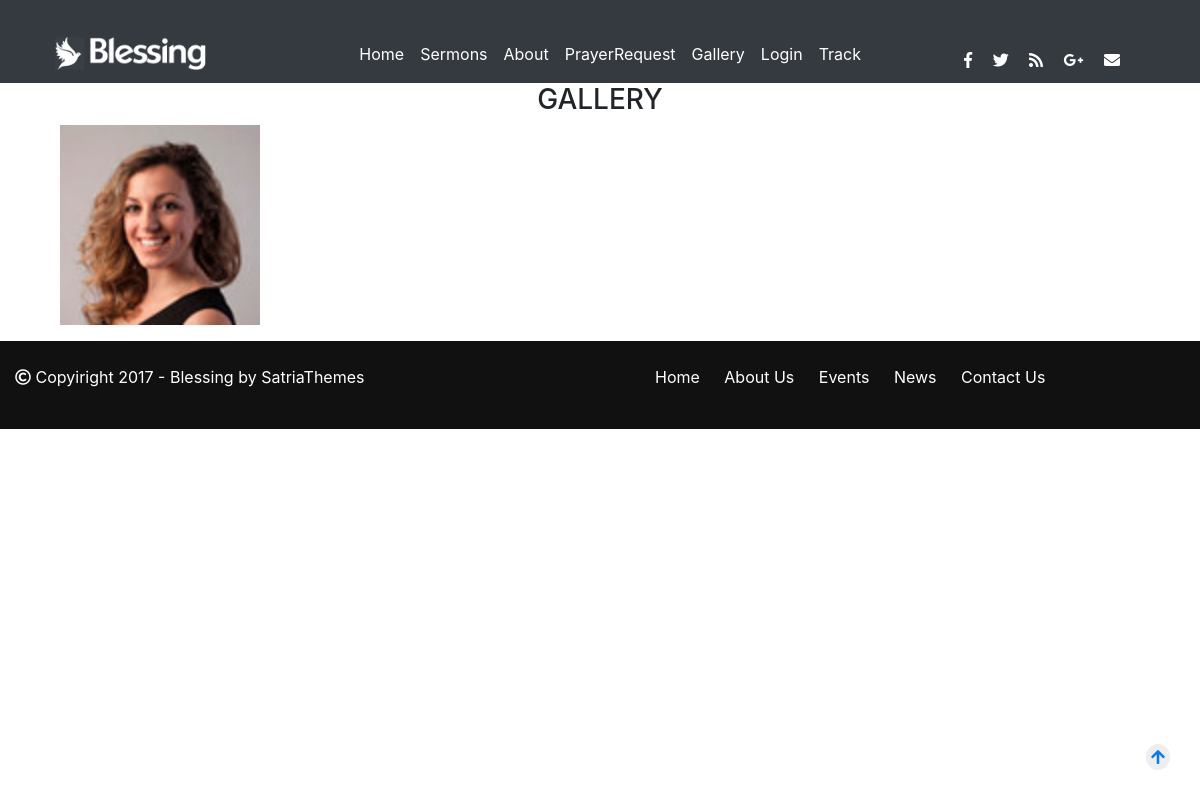
The page /index.php?pg=gallery on the database as committed earlier.
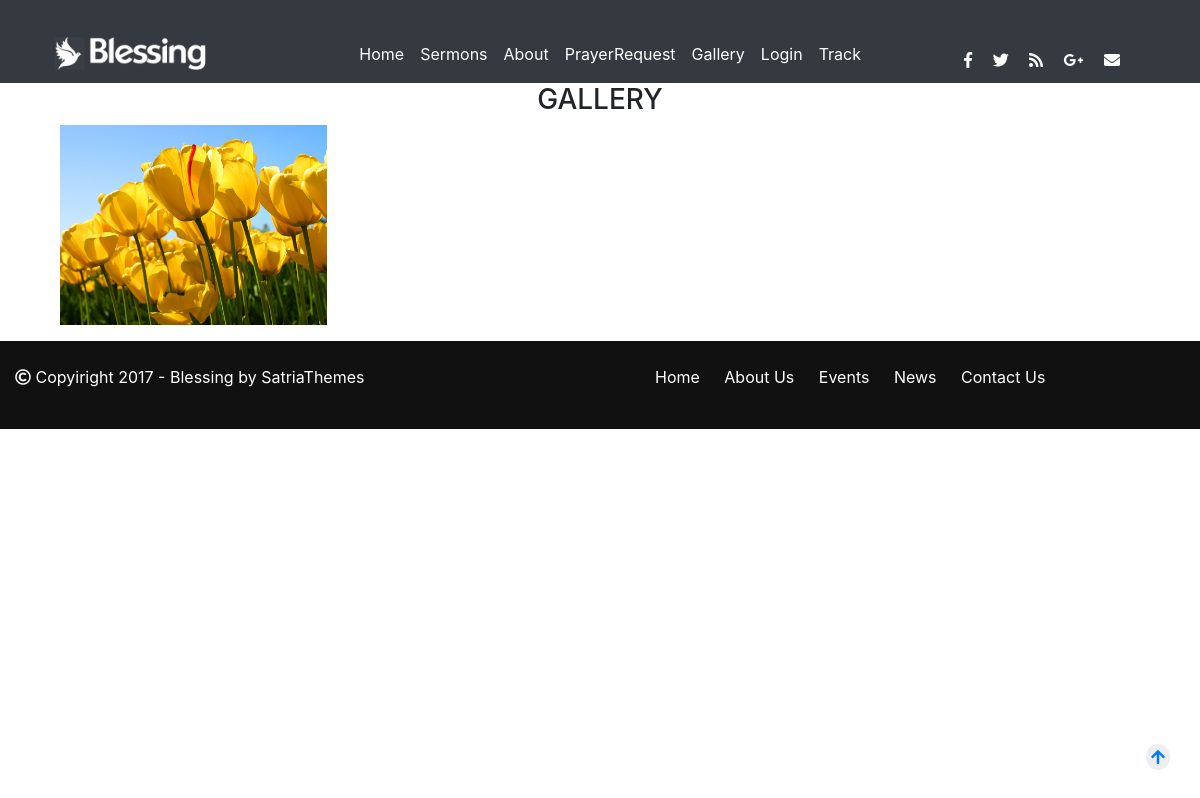
The same page on the database as committed later.
### tables this page shows
CREATE TABLE `gallery` (
  `id` int(11) NOT NULL,
  `name` varchar(50) NOT NULL,
  `image` varchar(50) NOT NULL
);

### include/functions.php (called while the page is built, shortened)
<?php
	function selectdata($col,$tbname)
	{
		$selectqry="select $col from $tbname ";
		$result=mysqli_query($GLOBALS['con'],$selectqry) or die(mysqli_error($GLOBALS['con']));
	return $result;
	}
?>

### pages/gallery.php (the view, shortened to what this page needs)
<div class="container">
<div class="row ">
<div class="col-md-12 text-center">
<h3>GALLERY</h3>
</div>
</div>
<div class="row gallery_images">
<?php
$result=selectdata("*","gallery");
while($row=mysqli_fetch_assoc($result))
{
?>
	<div class="col-md-3 mb-3">
	<img src="assets/img/gallery/<?php echo $row['image']; ?>" alt="image">
	</div>
<?php
}
?>
</div>
</div>

### index.php (shortened to what this page needs)
<?php
include 'include/functions.php';
?>
<html>
<head>
<link rel="stylesheet" href="https://stackpath.bootstrapcdn.com/bootstrap/4.2.1/css/bootstrap.min.css">
<link rel="stylesheet" href="https://use.fontawesome.com/releases/v5.6.3/css/all.css">
<link href="assets/css/custom/style.css" rel="stylesheet">
<link href="assets/css/custom/owl.carousel.min.css" rel="stylesheet">
</head>
	<body>
	<?php
	include 'include/header.php';
	if(isset($_GET['pg']))
	{
	switch($_GET['pg']){
		case 'gallery':
		include 'pages/gallery.php';
		break;
	}
}
	else
	{
		include 'pages/home.php';
	}
		include 'include/footer.php';
	?>
	</body>
</html>

### include/header.php (shortened to what this page needs)
<div class="row bg-dark" id="firstRow">
	<div class="col-md-9 col-xs-12">
	<nav class="navbar navbar-expand-md navbar-dark " >
	<a class="navbar-brand" href="#"> <img src="assets/img/logo.png" class="ml-4 mt-4 img-fluid position1"> </a>
	<div class="collapse navbar-collapse" id="collapsibleNavbar">
    <ul class="navbar-nav nav_marginleft_list mt-4" id="navcolor">
      <li class="nav-item">
        <a class="nav-link" href="index.php?pg=home">Home</a>
      </li>
      <li class="nav-item">
        <a class="nav-link scrollLink" href="#sermons">Sermons</a>
      </li>
      <li class="nav-item">
        <a class="nav-link scrollLink"  href="#about">About</a>
      </li>
      <li class="nav-item">
        <a class="nav-link" href="index.php?pg=prayer">PrayerRequest</a>
      </li>
      <li class="nav-item">
        <a class="nav-link" href="index.php?pg=gallery">Gallery</a>
      </li>
	<li class="nav-item">
        <a class="nav-link" href="index.php?pg=login">Login</a>
      </li>
	<li class="nav-item">
        <a class="nav-link" href="index.php?pg=track">Track</a>
      </li>
    </ul>
  </div>
</nav>
</div>
	<div class="col-md-3 float-right text-center d-none d-md-block mt-5">
<a href="#"><i class="fab fa-facebook-f text-color1 mr-3"></i></a>
<a href="#"><i class="fab fa-twitter text-color1 mr-3"></i></a>
<a href="#"><i class="fas fa-rss text-color1 mr-3"></i></a>
<a href="#"><i class="fab fa-google-plus-g text-color1 mr-3"></i></a>
<a href="#"><i class="fas fa-envelope text-color1 mr-3"></i></a>
    </div>
 </div>

### include/footer.php
<div class="row bgcolor6" >
<div class="col-md-6 content mt-4 mb-4">
<p><i class="far fa-copyright"></i> Copyiright 2017 - Blessing by SatriaThemes</p>
</div>
<div class="col-md-6 mt-4 mb-4">
<ul id="bottom-nav">
<a href="#"><li>Home</li></a>
<a href="#"><li>About Us</li></a>
<a href="#"><li>Events</li></a>
<a href="#"><li>News</li></a>
<a href="#"><li>Contact Us</li></a>
</ul>
</div>
</div>
<div id="backTop">
<a href="#firstRow" class="scrollLink"><i class="fas fa-arrow-up "></i></a>
</div>

### assets/css/custom/style.css (style rules this page uses)
.text-color1 { color:#fff; }
.row { margin-left:0; margin-right:0; }
body { margin: 0; }
.bgcolor6 { background-color:#111111; }
.content { color:#fff; }
#bottom-nav { list-style-type:none; text-align:center; }
#bottom-nav li { display:inline; margin-right:20px; color:#fff; }
.nav_marginleft_list { margin-left:150px; }
.navbar-dark .nav-item .nav-link { color:#fff; }
#backTop { padding:5px; border-radius:50%; background-color:#eee; position:fixed; bottom:30px; right:30px; }
#bottom-nav { position:fixed; }

Rows that differ between the two databases and show on the page:
removed gallery: image (picture)
added gallery: image (picture)
